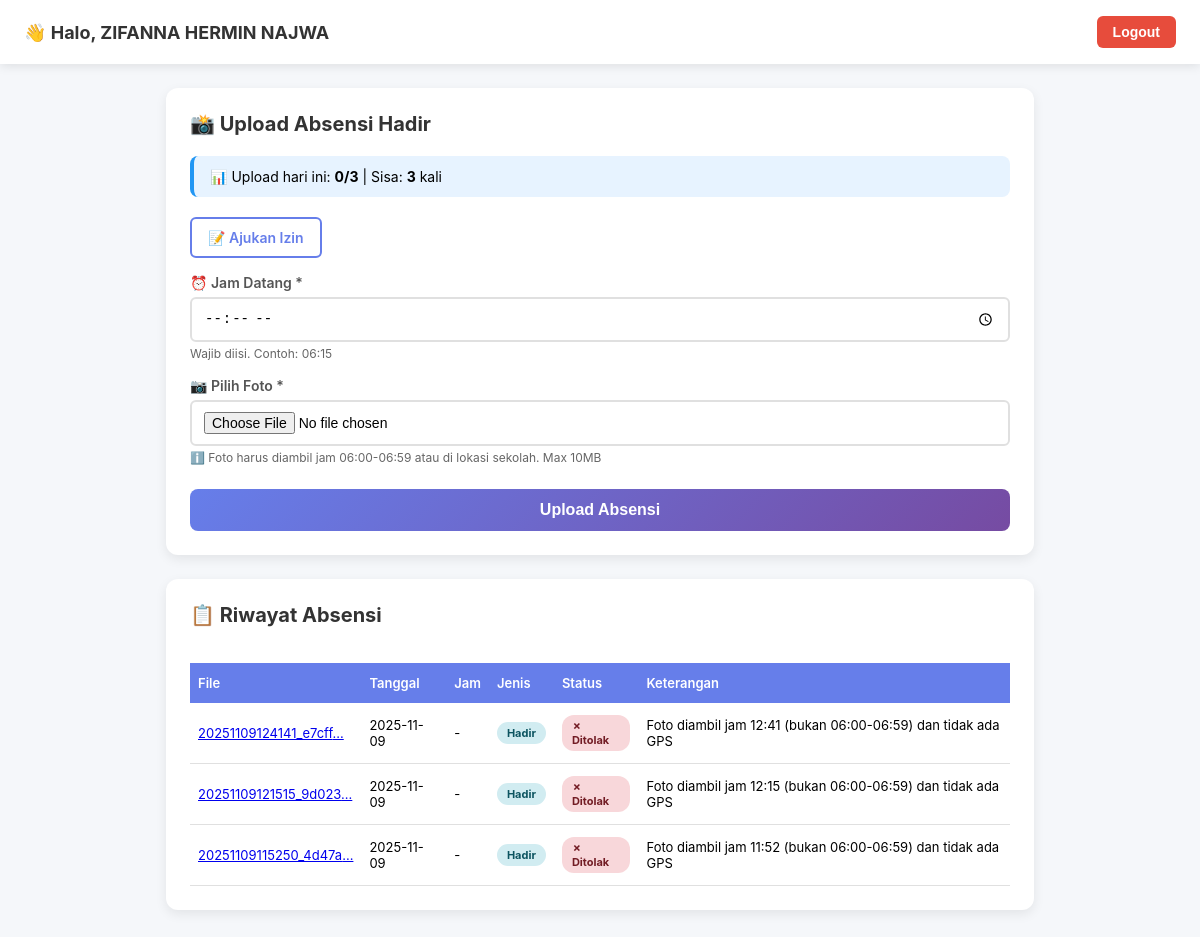
Before: /upload (signed in) with the older database file.
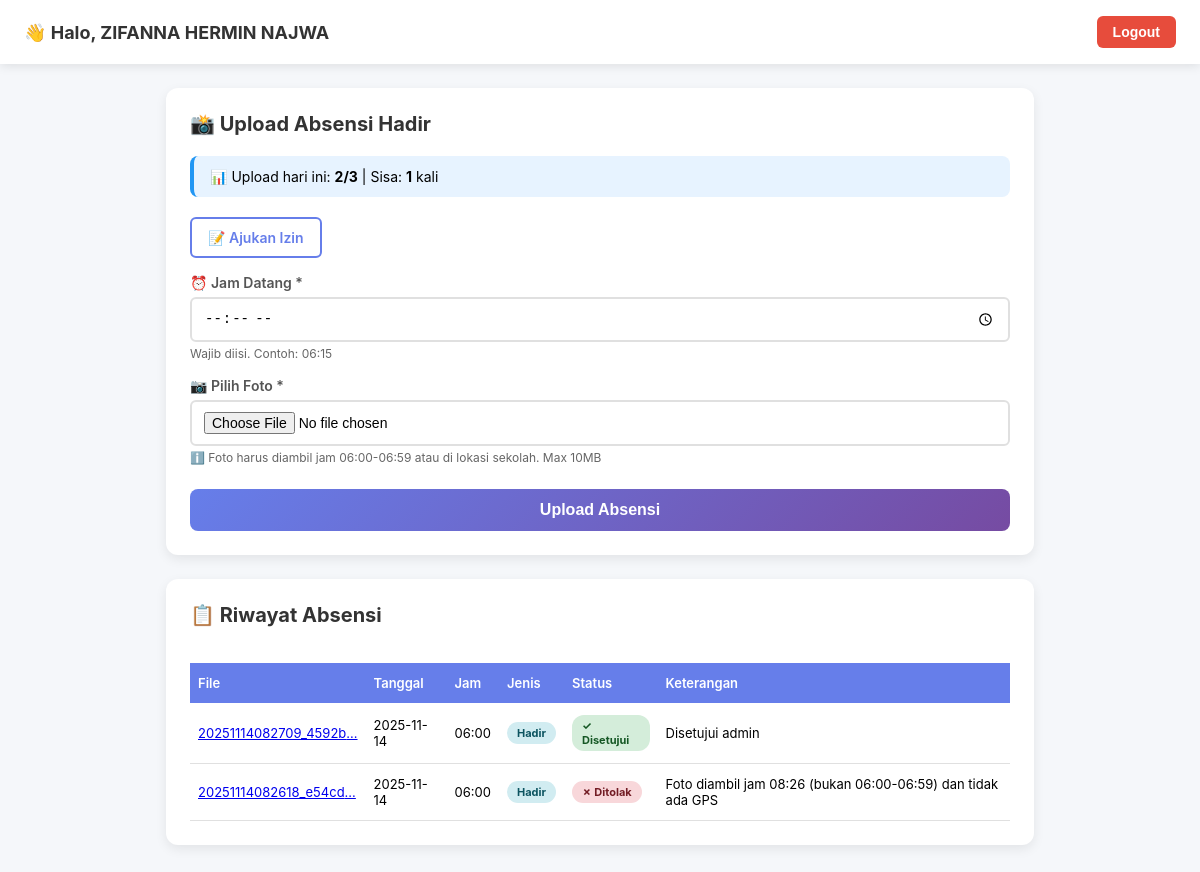
After: the same page with the newer database file.
### tables this page shows
CREATE TABLE absensi (
                    id INTEGER PRIMARY KEY AUTOINCREMENT,
                    user_id INTEGER NOT NULL,
                    filename TEXT NOT NULL,
                    tanggal TEXT NOT NULL,
                    datetime_exif TEXT,
                    latitude REAL,
                    longitude REAL,
                    status TEXT CHECK(status IN ('Pending', 'Disetujui', 'Ditolak')),
                    alasan TEXT,
                    exif_text TEXT,
                    jenis TEXT DEFAULT 'hadir' CHECK(jenis IN ('hadir', 'izin')),
                    keterangan_izin TEXT,
                    jam_datang TEXT,
                    created_at TIMESTAMP DEFAULT CURRENT_TIMESTAMP,
                    FOREIGN KEY(user_id) REFERENCES users(id) ON DELETE CASCADE
                 );

### app.py (the view, shortened to what this page needs)
@app.route('/upload', methods=['GET','POST'])
@login_required
def upload():
    upload_count = count_today_uploads(session['user_id'])
    remaining = MAX_UPLOAD_PER_DAY - upload_count
    conn = get_db_conn()
    c = conn.cursor()
    c.execute("""SELECT filename,tanggal,jenis,status,alasan,keterangan_izin,jam_datang
                 FROM absensi WHERE user_id=? ORDER BY id DESC LIMIT 50""",
              (session['user_id'],))
    rows = c.fetchall()
    conn.close()
    return render_template('index.html', username=session.get('nama'), uploads=rows,
                         upload_count=upload_count, remaining=remaining, max_upload=MAX_UPLOAD_PER_DAY)

### app.py (called while the page is built)
def login_required(f):
    @wraps(f)
    def decorated_function(*args, **kwargs):
        if 'user_id' not in session:
            flash("Silakan login terlebih dahulu", "warning")
            return redirect(url_for('login'))
        return f(*args, **kwargs)
    return decorated_function

def get_db_conn():
    conn = sqlite3.connect(DATABASE)
    conn.row_factory = sqlite3.Row
    conn.execute("PRAGMA foreign_keys = ON")
    return conn

def count_today_uploads(user_id):
    conn = get_db_conn()
    c = conn.cursor()
    today = datetime.now().strftime("%Y-%m-%d")
    c.execute("SELECT COUNT(*) as count FROM absensi WHERE user_id=? AND tanggal=?", (user_id, today))
    result = c.fetchone()
    conn.close()
    return result['count'] if result else 0

@app.after_request
def set_security_headers(response):
    response.headers['X-Content-Type-Options'] = 'nosniff'
    response.headers['X-Frame-Options'] = 'DENY'
    response.headers['X-XSS-Protection'] = '1; mode=block'
    return response

### templates/index.html (shortened to what this page needs)
<!DOCTYPE html>
<html lang="id">
<head>
</head>
<body>
  <nav>
    <div class="nav-brand">👋 Halo, {{ username | upper }}</div>
    <button class="btn btn-logout" onclick="location.href='/logout'">Logout</button>
  </nav>
  <div class="container">
    <div class="card">
      <h2 class="card-title">📸 Upload Absensi Hadir</h2>
      <div class="upload-info">
        📊 Upload hari ini: <strong>{{ upload_count }}/{{ max_upload }}</strong> |
        Sisa: <strong>{{ remaining }}</strong> kali
      </div>
      <a href="/izin" class="btn-outline">📝 Ajukan Izin</a>
      <form method="post" enctype="multipart/form-data">
        <div class="form-group">
          <label>⏰ Jam Datang *</label>
          <input type="time" name="jam_datang" required>
          <div class="helper-text">Wajib diisi. Contoh: 06:15</div>
        </div>
        <div class="form-group">
          <label>📷 Pilih Foto *</label>
          <input
            type="file"
            name="file"
            accept="image/*"
            required
          >
          <div class="helper-text">
            ℹ️ Foto harus diambil jam 06:00-06:59 atau di lokasi sekolah. Max 10MB
          </div>
        </div>
        <button
          type="submit"
          class="btn-primary"
        >
          Upload Absensi
        </button>
      </form>
    </div>
    <div class="card">
      <h2 class="card-title">📋 Riwayat Absensi</h2>
      <div style="overflow-x: auto;">
        <table>
          <thead>
            <tr>
              <th>File</th>
              <th>Tanggal</th>
              <th>Jam</th>
              <th>Jenis</th>
              <th>Status</th>
              <th>Keterangan</th>
            </tr>
          </thead>
          <tbody>
            {% for r in uploads %}
              <tr>
                <td><a href="/uploads/{{ r['filename'] }}" target="_blank">{{ r['filename'][:20] }}...</a></td>
                <td>{{ r['tanggal'] }}</td>
                <td>{{ r['jam_datang'] or '-' }}</td>
                <td>
                  <span class="badge badge-{{ r['jenis'] }}">
                    {{ r['jenis']|title }}
                  </span>
                </td>
                <td>
                  {% if r['status'] == 'Disetujui' %}
                    <span class="badge badge-success">✓ Disetujui</span>
                  {% elif r['status'] == 'Pending' %}
                    <span class="badge badge-warning">⏳ Pending</span>
                  {% else %}
                    <span class="badge badge-danger">✗ Ditolak</span>
                  {% endif %}
                </td>
                <td>
                  {% if r['jenis'] == 'izin' and r['keterangan_izin'] %}
                    <strong>Izin:</strong> {{ r['keterangan_izin'][:40] }}{% if r['keterangan_izin']|length > 40 %}...{% endif %}
                    <br><small style="color:#666;">{{ r['alasan'][:50] }}</small>
                  {% else %}
                    {{ r['alasan'][:60] }}{% if r['alasan']|length > 60 %}...{% endif %}
                  {% endif %}
                </td>
              </tr>
            {% endfor %}
          </tbody>
        </table>
      </div>
    </div>
  </div>
</body>
</html>

### templates/index.html (style rules this page uses)
* { margin: 0; padding: 0; box-sizing: border-box; }
body { font-family: -apple-system, BlinkMacSystemFont, 'Segoe UI', sans-serif; background: #f5f7fa; min-height: 100vh; padding-bottom: 40px; }
nav { background: white; padding: 16px 24px; box-shadow: 0 2px 10px rgba(0,0,0,0.1); display: flex; justify-content: space-between; align-items: center; flex-wrap: wrap; gap: 12px; }
.nav-brand { font-size: 18px; font-weight: 700; color: #333; }
.btn { padding: 8px 16px; border-radius: 6px; border: none; font-size: 14px; font-weight: 600; cursor: pointer; text-decoration: none; display: inline-block; transition: all 0.2s; }
.btn-logout { background: #e74c3c; color: white; }
.container { max-width: 900px; margin: 24px auto; padding: 0 16px; }
.card { background: white; border-radius: 12px; padding: 24px; box-shadow: 0 4px 12px rgba(0,0,0,0.08); margin-bottom: 24px; }
.card-title { font-size: 20px; font-weight: 700; color: #333; margin-bottom: 20px; }
.upload-info { background: #e7f3ff; padding: 12px 16px; border-radius: 8px; border-left: 4px solid #2196f3; margin-bottom: 20px; font-size: 14px; }
.form-group { margin-bottom: 16px; }
label { display: block; font-size: 14px; font-weight: 600; color: #555; margin-bottom: 6px; }
input[type="time"], input[type="file"] { width: 100%; padding: 10px 12px; border: 2px solid #e0e0e0; border-radius: 6px; font-size: 14px; }
.helper-text { font-size: 12px; color: #666; margin-top: 4px; }
.btn-primary { width: 100%; padding: 12px; background: linear-gradient(135deg, #667eea 0%, #764ba2 100%); color: white; border: none; border-radius: 8px; font-size: 16px; font-weight: 600; cursor: pointer; transition: transform 0.2s; margin-top: 8px; }
.btn-outline { background: white; color: #667eea; border: 2px solid #667eea; padding: 10px 16px; border-radius: 6px; font-size: 14px; font-weight: 600; text-decoration: none; display: inline-block; transition: all 0.2s; margin-bottom: 16px; }
table { width: 100%; border-collapse: collapse; margin-top: 16px; font-size: 13px; }
th { background: #667eea; color: white; padding: 12px 8px; text-align: left; font-weight: 600; }
td { padding: 12px 8px; border-bottom: 1px solid #e0e0e0; }
.badge { display: inline-block; padding: 4px 10px; border-radius: 12px; font-size: 11px; font-weight: 700; }
.badge-hadir { background: #d1ecf1; color: #0c5460; }
.badge-success { background: #d4edda; color: #155724; }
.badge-danger { background: #f8d7da; color: #721c24; }

Changed rows visible on the page:
removed absensi: filename "20251109124141_e7cff", tanggal "2025-11-09", r "-", jenis "Hadir", status "✗ Ditolak", alasan "Foto diambil jam 12:41 (bukan 06:00-06:59) dan tidak ada GPS"
removed absensi: filename "20251109121515_9d023", tanggal "2025-11-09", r "-", jenis "Hadir", status "✗ Ditolak", alasan "Foto diambil jam 12:15 (bukan 06:00-06:59) dan tidak ada GPS"
changed absensi: filename "20251109115250_4d47a" → "20251114082709_4592b"; tanggal "2025-11-09" → "2025-11-14"; jam_datang "-" → "06:00"; alasan "Foto diambil jam 11:52 (bukan 06:00-06:59) dan tidak ada GPS" → "Disetujui admin"; status "✗ Ditolak" → "✓ Disetujui"
added absensi: filename "20251114082618_e54cd", tanggal "2025-11-14", jam_datang "06:00", jenis "Hadir", status "✗ Ditolak", alasan "Foto diambil jam 08:26 (bukan 06:00-06:59) dan tidak ada GPS"
Other visible differences:
{{ upload_count }}: "0" → "2"
{{ remaining }}: "3" → "1"
